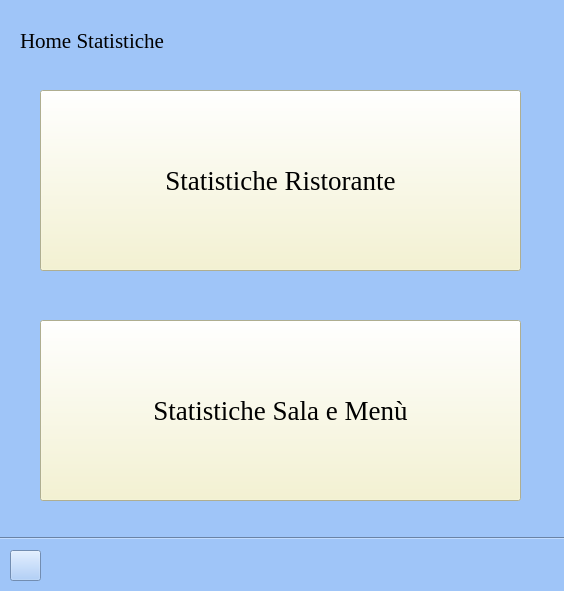
<?xml version="1.0" encoding="UTF-8"?>
<ui version="4.0">
 <class>Form</class>
 <widget class="QWidget" name="Form">
  <property name="geometry">
   <rect>
    <x>0</x>
    <y>0</y>
    <width>564</width>
    <height>591</height>
   </rect>
  </property>
  <property name="windowTitle">
   <string>Form</string>
  </property>
  <property name="styleSheet">
   <string notr="true">background-color: rgb(159, 197, 248);</string>
  </property>
  <widget class="QPushButton" name="bt_statistiche_risto">
   <property name="geometry">
    <rect>
     <x>40</x>
     <y>90</y>
     <width>481</width>
     <height>181</height>
    </rect>
   </property>
   <property name="font">
    <font>
     <family>Georgia</family>
     <pointsize>20</pointsize>
    </font>
   </property>
   <property name="styleSheet">
    <string notr="true">background-color: rgb(245, 243, 201);</string>
   </property>
   <property name="text">
    <string>Statistiche Ristorante</string>
   </property>
  </widget>
  <widget class="QLabel" name="lbl_titolo">
   <property name="geometry">
    <rect>
     <x>20</x>
     <y>20</y>
     <width>231</width>
     <height>41</height>
    </rect>
   </property>
   <property name="font">
    <font>
     <family>Georgia</family>
     <pointsize>16</pointsize>
    </font>
   </property>
   <property name="text">
    <string>Home Statistiche</string>
   </property>
  </widget>
  <widget class="QPushButton" name="bt_statistiche_sala_men">
   <property name="geometry">
    <rect>
     <x>40</x>
     <y>320</y>
     <width>481</width>
     <height>181</height>
    </rect>
   </property>
   <property name="font">
    <font>
     <family>Georgia</family>
     <pointsize>20</pointsize>
    </font>
   </property>
   <property name="styleSheet">
    <string notr="true">background-color: rgb(245, 243, 201);</string>
   </property>
   <property name="text">
    <string>Statistiche Sala e Menù</string>
   </property>
  </widget>
  <widget class="Line" name="line_sotto">
   <property name="geometry">
    <rect>
     <x>0</x>
     <y>530</y>
     <width>571</width>
     <height>16</height>
    </rect>
   </property>
   <property name="orientation">
    <enum>Qt::Horizontal</enum>
   </property>
  </widget>
  <widget class="QPushButton" name="bt_back">
   <property name="geometry">
    <rect>
     <x>10</x>
     <y>550</y>
     <width>31</width>
     <height>31</height>
    </rect>
   </property>
   <property name="styleSheet">
    <string notr="true">image: url(:/Icone/Icone/feather/arrow-left.svg);</string>
   </property>
   <property name="text">
    <string/>
   </property>
   <property name="icon">
    <iconset>
     <normaloff>../immagini QT DESIGNER/446997.png</normaloff>../immagini QT DESIGNER/446997.png</iconset>
   </property>
  </widget>
 </widget>
 <resources>
  <include location="Risorse/Icons.qrc"/>
 </resources>
 <connections/>
</ui>
